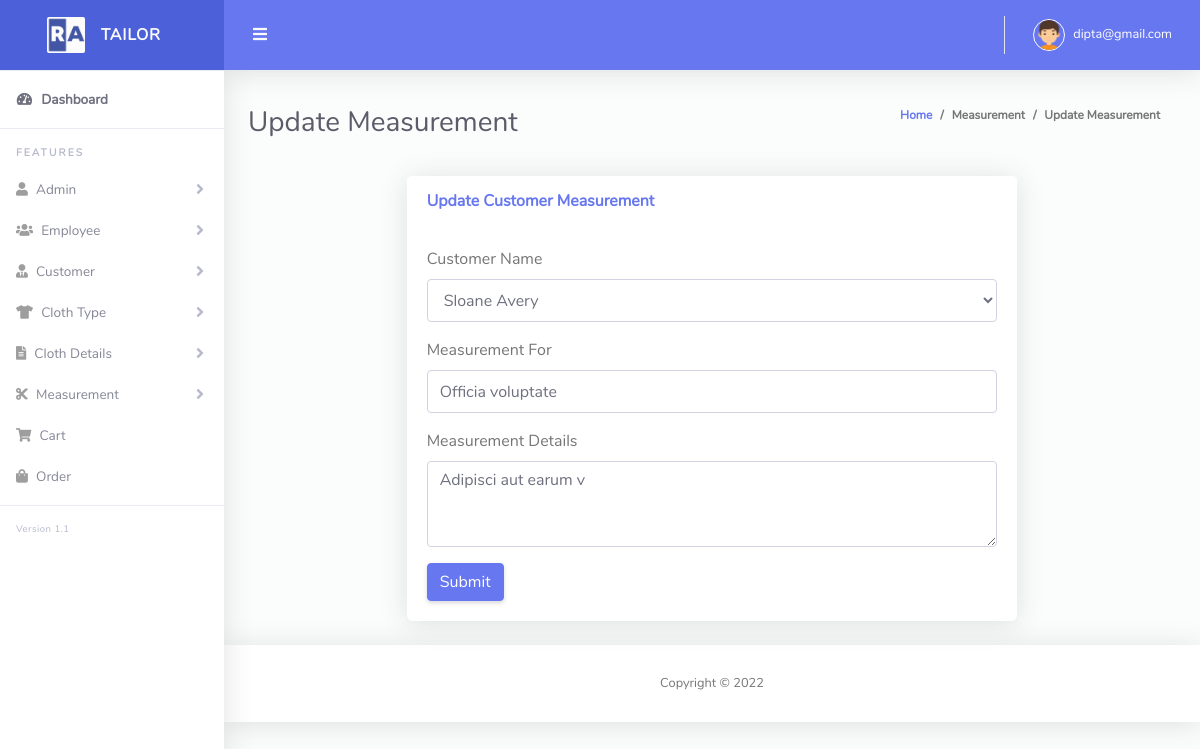
/edit_measurement.php?mesid=11 (signed in), run on an earlier commit of the app's database.
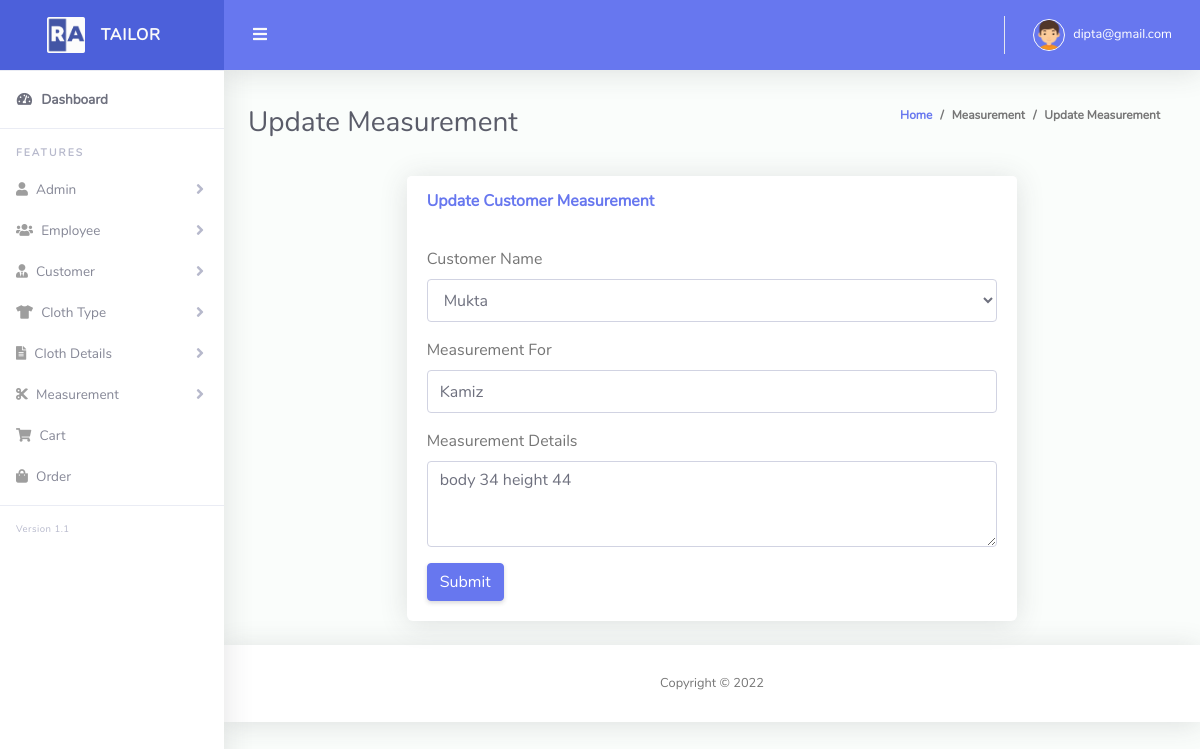
And on a later commit of the database.
### tables this page shows
CREATE TABLE `tbl_measurement` (
  `id` int(11) NOT NULL,
  `cus_id` int(11) NOT NULL,
  `measurement_for` varchar(255) NOT NULL,
  `measurement_details` text NOT NULL,
  `soft_delete` tinyint(4) NOT NULL DEFAULT 0
);

CREATE TABLE `tbl_customer` (
  `cus_id` int(11) NOT NULL,
  `cus_name` varchar(255) NOT NULL,
  `cus_email` varchar(255) NOT NULL,
  `cus_phone` varchar(255) NOT NULL,
  `cus_address` text NOT NULL,
  `created_at` timestamp NOT NULL DEFAULT current_timestamp(),
  `soft_delete` tinyint(4) NOT NULL DEFAULT 0
);

### Classes/DB.php (called while the page is built, shortened)
<?php
class DB
{
    public function connect(){
        $this->conn = new mysqli("localhost","root","","tailor_shop");
        if ($this->conn->connect_error) {
          die("Connection failed: " . $this->conn->connect_error);
        } else {
            return $msg =  "connected";
        }
    }
}

### Classes/MeasurementClass.php (called while the page is built, shortened)
<?php
include_once 'db.php';
class MeasurementClass extends DB
{
    public function viewSingleMeasurement($mesid)
    {
        $query  = "SELECT * FROM tbl_measurement WHERE id='$mesid'";
        $result = $this->conn->query($query);
        return $result;
    }
}

### Classes/CartClass.php (called while the page is built, shortened)
<?php
include_once 'db.php';
class CartClass extends DB
{
    public function select($query)
    {
        $result = $this->conn->query($query) or die($this->conn->error . __LINE__);
        if ($result->num_rows > 0) {
            return $result;
        } else {
            return false;
        }
    }
}
?>

### edit_measurement.php (the view, shortened to what this page needs)
<?php include 'layouts/header.php';
$mesid = "";
if ($_GET['mesid'] == NULL || !isset($_GET['mesid'])) {
  "<script>window.location = 'view_measurement.php'; </script>";
} else {
  $mesid = $_GET['mesid'];
}
?>
<div class="container-fluid" id="container-wrapper">
  <div class="d-sm-flex align-items-center justify-content-between mb-4">
    <h1 class="h3 mb-0 text-gray-800">Update Measurement</h1>
    <ol class="breadcrumb">
      <li class="breadcrumb-item"><a href="index.php">Home</a></li>
      <li class="breadcrumb-item">Measurement</li>
      <li class="breadcrumb-item active" aria-current="page">Update Measurement</li>
    </ol>
  </div>
  <div class="row">
    <div class="col-lg-2"></div>
    <div class="col-lg-8">
      <div class="card mb-4">
        <div class="card-header py-3 d-flex flex-row align-items-center justify-content-between">
          <h6 class="m-0 font-weight-bold text-primary">Update Customer Measurement</h6>
        </div>
        <div class="card-body">
          <form method="POST" enctype="multipart/form-data">
            <?php
            $view = $measure->viewSingleMeasurement($mesid);
            if ($view) {
              while ($value = $view->fetch_assoc()) {
            ?>
                <div class="form-group">
                  <label>Customer Name</label><br>
                  <select id="select" name="cus_id" class="form-control">
                    <?php
                    $query = "select * from tbl_customer where soft_delete=0";
                    $cusid = $cart->select($query);
                    if ($cusid) {
                      while ($result = $cusid->fetch_assoc()) {
                    ?>
                        <option <?php
                                if ($value['cus_id'] == $result['cus_id']) { ?> selected="selected" <?php } ?> value="<?php echo $result['cus_id']; ?>"><?php echo $result['cus_name']; ?>
                        </option>
                    <?php }
                    } ?>
                  </select>
                </div>
                <div class="form-group">
                  <label>Measurement For</label>
                  <input name="measurement_for" value="<?php echo $value['measurement_for'] ?>" type="text" class="form-control">
                </div>
                <div class="form-group">
                  <label>Measurement Details</label>
                  <textarea class="ckeditor form-control" name="measurement_details" cols="" rows="3"><?php echo $value['measurement_details'] ?></textarea>
                </div>
            <?php }
            } ?>
            <button type="submit" class="btn btn-primary">Submit</button>
          </form>
        </div>
      </div>
    </div>
  </div>
</div>
<?php include 'layouts/footer.php'; ?>

What changed in the data, as far as the page shows it:
removed tbl_measurement: cus_id "Sloane Avery", measurement_for "Officia voluptate", measurement_details "Adipisci aut earum v"
added tbl_measurement: cus_id "Mukta", measurement_for "Kamiz", measurement_details "body 34 height 44"
